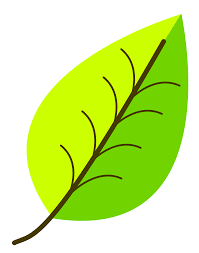
#> input picture Semana_3/linear_transformations/download.png, 199 x 253 px
$ jupyter execute laboratorio6.ipynb
#> lines starting #> are read from the running program, lines starting #| are printed output that depends on the picture
# Linear Transformation

[cell 1]
import numpy as np
import cv2

<a name='1'></a>
## 1 - Transformations

A **transformation** is a function from one vector space to another that respects the underlying (linear) structure of each vector space. Referring to a specific transformation, you can use a symbol, such as $T$. Specifying the spaces containing the input and output vectors, e.g. $\mathbb{R}^2$ and $\mathbb{R}^3$, you can write $T: \mathbb{R}^2 \rightarrow \mathbb{R}^3$. Transforming vector $v \in \mathbb{R}^2$ into the vector $w\in\mathbb{R}^3$ by the transformation $T$, you can use the notation $T(v)=w$ and read it as "*T of v equals to w*" or "*vector w is an **image** of vector v with the transformation T*".

The following Python function corresponds to the transformation $T: \mathbb{R}^2 \rightarrow \mathbb{R}^3$ with the following symbolic formula:

$$T\begin{pmatrix}
          \begin{bmatrix}
           v_1 \\
           v_2
          \end{bmatrix}\end{pmatrix}=
          \begin{bmatrix}
           3v_1 \\
           0 \\
           -2v_2
          \end{bmatrix}
          \tag{1}
          $$

[cell 2]
def T(v):
    w = np.zeros((3,1))
    w[0,0] = 3*v[0]
    w[2,0] = -2*v[1]

    return w

v = np.array([3,5])
w = T(v)

print("Original vector:\n", v.reshape((2,1)), "\n\n Result of the transformation:\n", w)

## 2 - Linear Transformations

A transformation $T$ is said to be **linear** if the following two properties are true for any scalar $k$, and any input vectors $u$ and $v$:

1. $T(kv)=kT(v)$,
2. $T(u+v)=T(u)+T(v)$.

In the example above $T$ is a linear transformation:

$$T (kv) =
          T \begin{pmatrix}\begin{bmatrix}
          kv_1 \\
          kv_2
          \end{bmatrix}\end{pmatrix} =
          \begin{bmatrix}
           3kv_1 \\
           0 \\
           -2kv_2
          \end{bmatrix} =
          k\begin{bmatrix}
           3v_1 \\
           0 \\
           -2v_2
          \end{bmatrix} =
          kT(v),\tag{2}$$

$$T (u+v) =
          T \begin{pmatrix}\begin{bmatrix}
          u_1 + v_1 \\
          u_2 + v_2
          \end{bmatrix}\end{pmatrix} =
          \begin{bmatrix}
           3(u_1+v_1) \\
           0 \\
           -2(u_2+v_2)
          \end{bmatrix} =
          \begin{bmatrix}
           3u_1 \\
           0 \\
           -2u_2
          \end{bmatrix} +
          \begin{bmatrix}
           3v_1 \\
           0 \\
           -2v_2
          \end{bmatrix} =
          T(u)+T(v).\tag{3}$$

[cell 3]
u = np.array([2,3])
v = np.array([1,-1])

k = 7

print(f"T(kv): \n{T(k*v)}")
print(f"\nkT(v): \n{k*T(v)}")

[cell 4]
print(f"t(u+v): \n{T(u+v)}")
print(f"\nT(u) + t(v): \n{T(u) + T(v)}")

<a name='3'></a>
## 3 - Transformations Defined as a Matrix Multiplication

Let $L: \mathbb{R}^m \rightarrow \mathbb{R}^n$ be defined by a matrix $A$, where $L(v)=Av$, multiplication of the matrix $A$ ($n\times m$) and vector $v$ ($m\times 1$) resulting in the vector $w$ ($n\times 1$).

 $L: \mathbb{R}^2 \rightarrow \mathbb{R}^3$:

$$L\begin{pmatrix}
          \begin{bmatrix}
           v_1 \\
           v_2
          \end{bmatrix}\end{pmatrix}=
          \begin{bmatrix}
           3v_1 \\
           0 \\
           -2v_2
          \end{bmatrix}=
          \begin{bmatrix}
           ? & ? \\
           ? & ? \\
           ? & ?
          \end{bmatrix}
          \begin{bmatrix}
           v_1 \\
           v_2
          \end{bmatrix}
          \tag{4}
          $$

$$L\begin{pmatrix}
          \begin{bmatrix}
           v_1 \\
           v_2
          \end{bmatrix}\end{pmatrix}=
          A\begin{bmatrix}
           v_1 \\
           v_2
          \end{bmatrix}=
          \begin{bmatrix}
           a_{1,1} & a_{1,2} \\
           a_{2,1} & a_{2,2} \\
           a_{3,1} & a_{3,2}
          \end{bmatrix}
          \begin{bmatrix}
           v_1 \\
           v_2
          \end{bmatrix}=
          \begin{bmatrix}
           a_{1,1}v_1+a_{1,2}v_2 \\
           a_{2,1}v_1+a_{2,2}v_2 \\
           a_{3,1}v_1+a_{3,2}v_2 \\
          \end{bmatrix}=
          \begin{bmatrix}
           3v_1 \\
           0 \\
           -2v_2
          \end{bmatrix}\tag{5}
          $$

[cell 5]
def L(v):

    A = np.array([[3,0],[0,0],[0,-2]])
    print("Transformation matrix:\n", A, "\n")

    return A @ v

v = np.array([3, 5])

w = L(v)

print("Original vector:\n", v.reshape((2,1)), "\n\n Result of the transformation:\n", w.reshape((3,1)))

<a name='4'></a>
## 4 - Standard Transformations in a Plane
A linear transformation $L: \mathbb{R}^2 \rightarrow \mathbb{R}^2$ can be represented as a multiplication of a $2 \times 2$ matrix and a coordinate vector $v\in\mathbb{R}^2.$ Note that so far you have been using some random vector $v\in\mathbb{R}^2.$ (e.g. $v=\begin{bmatrix}3 \\ 5\end{bmatrix}$). To have a better intuition of what the transformation is really doing in the $\mathbb{R}^2$ space, it is wise to choose vector $v$ in a less random way.

A good choice would be vectors of a standard basis $e_1=\begin{bmatrix}1 \\ 0\end{bmatrix}$ and $e_2=\begin{bmatrix}0 \\ 1\end{bmatrix}$. Let's apply linear transformation $L$ to each of the vectors $e_1$ and $e_2$: $L(e_1)=Ae_1$ and $L(e_2)=Ae_2$. If you put vectors $\{e_1, e_2\}$ into columns of a matrix and perform matrix multiplication

$$A\begin{bmatrix}e_1 & e_2\end{bmatrix}=\begin{bmatrix}Ae_1 & Ae_2\end{bmatrix}=\begin{bmatrix}L(e_1) & L(e_2)\end{bmatrix},\tag{3}$$

you can note that $\begin{bmatrix}e_1 & e_2\end{bmatrix}=\begin{bmatrix}1 & 0 \\ 0 & 1\end{bmatrix}$ (identity matrix). Thus, $A\begin{bmatrix}e_1 & e_2\end{bmatrix} = AI=A$, and

$$A=\begin{bmatrix}L(e_1) & L(e_2)\end{bmatrix}.\tag{4}$$

This is a matrix with the columns that are the images of the vectors of the standard basis.

This choice of vectors \{$e_1, e_2$\} provides opportinuty for the visual representation of the linear transformation $L$.

<a name='4.1'></a>
### 4.1 - Example 1: Horizontal Scaling (Dilation)

Horizontal scaling (factor $2$ in this example) can be defined considering transformation of a vector $e_1=\begin{bmatrix}1 \\ 0\end{bmatrix}$ into a vector $\begin{bmatrix}2 \\ 0\end{bmatrix}$ and leaving vector $e_2=\begin{bmatrix}0 \\ 1\end{bmatrix}$ without any changes.

[cell 6]
#e1 -> (2,0)
#e3 -> (0,1)
def T_Scaling(v):

    A = np.array([[2,0], [0,1]])

    w = A @ v

    return w

def transform_vectors(T, v1, v2):

    V = np.vstack((v1, v2))
    W = T(V)

    return W

e1 = np.array([1,0])
e2 = np.array([0,1])

transformation_result_hscaling = transform_vectors(T_Scaling, e1, e2)
print(f"e1 = {e1}")
print(f"e2 = {e2}")
print(f"\nResult of the transformation (matrix form):\n{transformation_result_hscaling}")

[cell 7]
import numpy as np
import matplotlib.pyplot as plt

def plot_transformation(T, e1, e2):
    color_original = "#129cab"
    color_transformed = "#cc8933"

    _, ax = plt.subplots(figsize=(7, 7))
    ax.set_xticks(np.arange(-5, 6))
    ax.set_yticks(np.arange(-5, 6))
    ax.set_aspect("equal")
    ax.grid(True)

    # Vetores originais
    plt.quiver(0, 0, e1[0], e1[1], color=color_original, angles='xy', scale_units='xy', scale=1)
    plt.quiver(0, 0, e2[0], e2[1], color=color_original, angles='xy', scale_units='xy', scale=1)

    ax.text(e1[0], e1[1], "$e_1$", color=color_original, fontsize=14)
    ax.text(e2[0], e2[1], "$e_2$", color=color_original, fontsize=14)

    # Transformação
    e1_t = T(e1)
    e2_t = T(e2)

    plt.quiver(0, 0, e1_t[0], e1_t[1], color=color_transformed, angles='xy', scale_units='xy', scale=1)
    plt.quiver(0, 0, e2_t[0], e2_t[1], color=color_transformed, angles='xy', scale_units='xy', scale=1)

    ax.text(e1_t[0] + 0.1, e1_t[1] + 0.1, "$T(e_1)$", color=color_transformed, fontsize=14)
    ax.text(e2_t[0] + 0.3, e2_t[1] - 0.3, "$T(e_2)$", color=color_transformed, fontsize=14)

    plt.axis([-5, 5, -5, 5])
    plt.show()
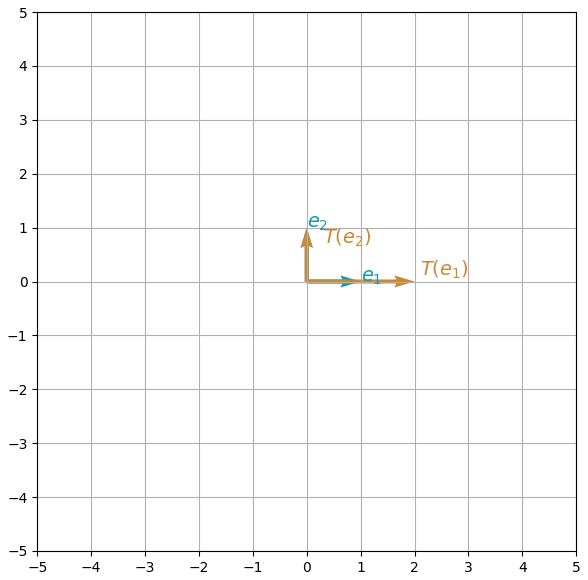
#> figure drawn by matplotlib, 1 panel

[cell 8]
plot_transformation(T_Scaling, e1, e2)

<a name='4.2'></a>
### 4.2 - Example 2: Reflection about y-axis (the vertical axis)

[cell 9]
#e1 -> (1,-1)
#e2 -> (0,-1)

def T_Reflection(v):

    A = np.array([[-1,0],[0,1]])

    w = A @ v

    return w

transformation_result_reflection = transform_vectors(T_Reflection, e1, e2)

print(f"e1 = {e1}")
print(f"e2 = {e2}")
print(f"\nResult of the transformation (matrix form):\n{transformation_result_reflection}")

[cell 10]
plot_transformation(T_Reflection, e1, e2)

<a name='5'></a>
## 5 - Application of Linear Transformations: Computer Graphics

A large number of basic geometric shapes is used in computer graphics. Such shapes (e.g. triangles, quadrilaterals) are defined by their vertexes (corners). Linear transformations are often used to generate complex shapes from the basic ones, through scaling, reflection, rotation, shearing etc. It provides opportunity to manipulate those shapes efficiently.

The software responsible for rendering of graphics, has to process the coordinates of millions of vertexes. The use of matrix multiplication to manipulate coordinates helps to merge multiple transformations together, just applying matrix multiplication one by one in a sequence. And another advantage is that the dedicated hardware, such as Graphics Processing Units (GPUs), is designed specifically to handle these calculations in large numbers with high speed.

So, matrix multiplication and linear transformations give you a super power, especially on scale!

Here is an example where linear transformations could have helped to reduce the amount of work preparing the image:

All of the subleafs are similar and can be prepared as just linear transformations of one original leaf.

Let's see a simple example of two transformations applied to a leaf image.

[cell 11]
img = cv2.imread('download.png')
#> img is the input picture: shape (253, 199, 3); mean B, G, R 133.7, 237.8, 205.4
plt.imshow(img)

[cell 12]
Image_rotated = cv2.rotate(img, cv2.ROTATE_90_CLOCKWISE)
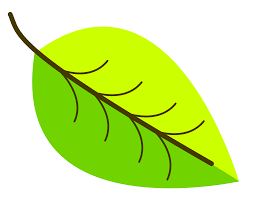
#> Image_rotated: shape (199, 253, 3); mean B, G, R 133.7, 237.8, 205.4
plt.imshow(Image_rotated)

[cell 13]
rows, cols , _ =Image_rotated.shape
#> rows = 199; cols = 253
M = np.float32([[1, 0.5, 0], [0, 1, 0], [0, 0, 1]])
Image_rotated_sheared = cv2.warpPerspective(Image_rotated, M, (int(cols), int(rows)))
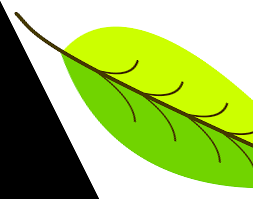
#> Image_rotated_sheared: shape (199, 253, 3); mean B, G, R 102.1, 190.3, 162.9
plt.imshow(Image_rotated_sheared)

[cell 14]
image_sheared = cv2.warpPerspective(img, M, (int(cols), int(rows)))
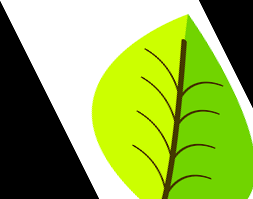
#> image_sheared: shape (199, 253, 3); mean B, G, R 79.3, 175.7, 146.5
Image_sheared_rotated = cv2.rotate(image_sheared, cv2.ROTATE_90_CLOCKWISE)
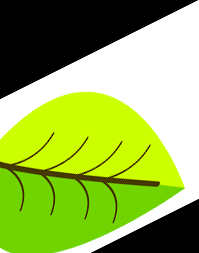
#> Image_sheared_rotated: shape (253, 199, 3); mean B, G, R 79.3, 175.7, 146.5
plt.imshow(Image_sheared_rotated)
